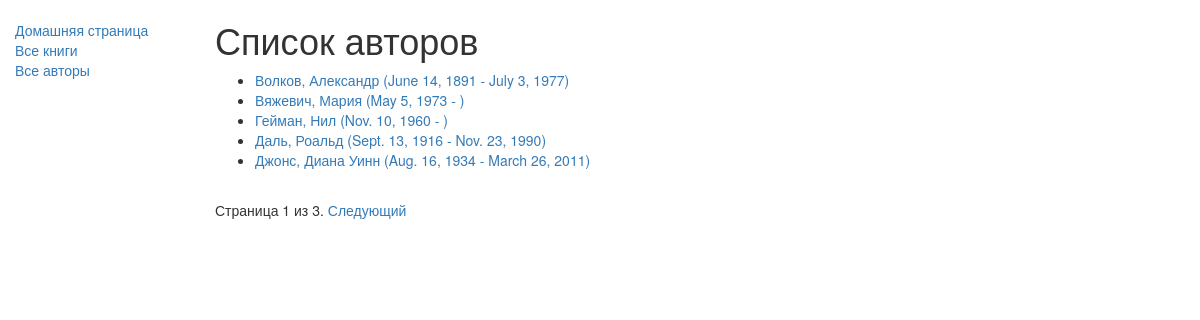
Screenshot of /catalog/authors/ with the database file from the repository.
### catalog/models.py (models this page shows)
class Author(models.Model):
    first_name = models.CharField(max_length=100)
    last_name = models.CharField(max_length=100)
    date_of_birth = models.DateField(null=True, blank=True)
    date_of_death = models.DateField('Died', null=True, blank=True)
    class Meta:
        ordering = ['last_name']
    def get_absolute_url(self):
        return reverse('author-detail', args=[str(self.id)])
    def __str__(self):
        return '%s, %s' % (self.last_name, self.first_name)

### catalog/views.py (the view)
class AuthorListView(generic.ListView):
    model = Author
    paginate_by = 5

### catalog/templates/catalog/author_list.html
{% extends "base_generic.html" %}
{% block content %}
<h1>Список авторов</h1>
{% if author_list %}
  <ul>
  {% for author in author_list %}
    <li>
      <a href="{{ author.get_absolute_url }}">
      {{ author }} ({{author.date_of_birth}} - {% if author.date_of_death %}{{author.date_of_death}}{% endif %})
      </a>
    </li>
  {% endfor %}
 </ul>
{% else %}
  <p>Нет доступных авторов.</p>
{% endif %}
{% endblock %}

### rows the page displays
Author: last_name+first_name "Волков, Александр", date_of_birth "June 14, 1891", date_of_death "July 3, 1977"
Author: last_name+first_name "Вяжевич, Мария", date_of_birth "May 5, 1973"
Author: last_name+first_name "Гейман, Нил", date_of_birth "Nov. 10, 1960"
Author: last_name+first_name "Даль, Роальд", date_of_birth "Sept. 13, 1916", date_of_death "Nov. 23, 1990"
Author: last_name+first_name "Джонс, Диана Уинн", date_of_birth "Aug. 16, 1934", date_of_death "March 26, 2011"

### other values shown
{{ page_obj.number }} "1"
{{ page_obj.paginator.num_pages }} "3"
